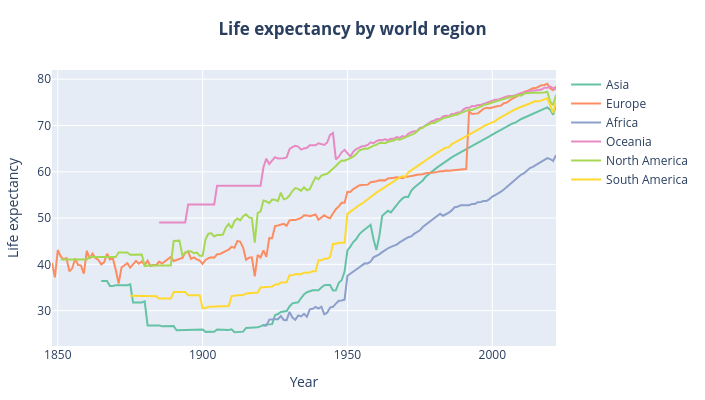

Notebook code for this chart:
### Code cell
df_regions_life = df_regions_life[df_regions_life['Year'] >= START_YEAR]

data = [ go.Scatter(
                x=df_regions_life[df_regions_life['World region'] == region]['Year'],
                y=df_regions_life[df_regions_life['World region'] == region]['Life expectancy at birth'],
                mode='lines', 
                name=region,
                marker=dict(
                    color=colors_hex[region]
                    )
                ) 
        for region in regions]

layout = go.Layout(
    title = '<b>Life expectancy by world region</b>',
    title_x = 0.5,
    xaxis = dict(title='Year'),
    yaxis = dict(title='Life expectancy'),
    width=WIDTH,
    height=HEIGHT-100,
    margin=dict(l=20, r=20, t=70, b=20)
    )

fig = go.Figure(data=data, layout=layout)

pyo.plot(fig, filename='lines_life.html', config=dict(displayModeBar=True), auto_open=False)
fig.show()

### Figure 1 — Plotly figure (JSON) as saved in the notebook; plotly's stock layout.template omitted (floating-point values rounded to 4 significant figures; data arrays with more than 128 entries replaced by an {"elided": "..."} marker saying what was removed)
{"data": [{"marker": {"color": "#66c2a5"}, "mode": "lines", "name": "Asia", "type": "scatter", "x": {"elided": "158 int values"}, "y": {"elided": "158 float values"}}, {"marker": {"color": "#fc8d62"}, "mode": "lines", "name": "Europe", "type": "scatter", "x": {"elided": "175 int values"}, "y": {"elided": "175 float values"}}, {"marker": {"color": "#8da0cb"}, "mode": "lines", "name": "Africa", "type": "scatter", "x": [1921, 1922, 1923, 1924, 1925, 1926, 1927, 1928, 1929, 1930, 1931, 1932, 1933, 1934, 1935, 1936, 1937, 1938, 1939, 1940, 1941, 1942, 1943, 1944, 1945, 1946, 1947, 1948, 1949, 1950, 1951, 1952, 1953, 1954, 1955, 1956, 1957, 1958, 1959, 1960, 1961, 1962, 1963, 1964, 1965, 1966, 1967, 1968, 1969, 1970, 1971, 1972, 1973, 1974, 1975, 1976, 1977, 1978, 1979, 1980, 1981, 1982, 1983, 1984, 1985, 1986, 1987, 1988, 1989, 1990, 1991, 1992, 1993, 1994, 1995, 1996, 1997, 1998, 1999, 2000, 2001, 2002, 2003, 2004, 2005, 2006, 2007, 2008, 2009, 2010, 2011, 2012, 2013, 2014, 2015, 2016, 2017, 2018, 2019, 2020, 2021, 2022], "y": [26.75, 26.76, 28.06, 28.15, 28.15, 28.15, 28.84, 27.99, 27.95, 29.73, 28.52, 28.03, 28.98, 28.74, 29.3, 28.67, 30.29, 30.4, 30.82, 30.43, 30.85, 29.21, 29.56, 30.66, 30.83, 31.52, 32.15, 32.2, 32.37, 37.54, 38.03, 38.49, 38.96, 39.31, 39.78, 40.22, 40.19, 40.61, 41.51, 41.76, 42.16, 42.64, 43.11, 43.48, 43.78, 43.95, 44.27, 44.75, 45.04, 45.5, 45.86, 46.04, 46.57, 46.93, 47.36, 48.06, 48.57, 48.98, 49.52, 50.04, 50.49, 50.92, 50.51, 50.78, 51.18, 51.66, 52.33, 52.43, 52.76, 52.75, 52.73, 52.77, 53.06, 53.05, 53.42, 53.46, 53.67, 53.67, 54.09, 54.65, 54.97, 55.31, 55.72, 56.17, 56.64, 57.23, 57.81, 58.34, 58.76, 59.39, 59.7, 60.37, 60.8, 61.04, 61.41, 61.79, 62.11, 62.64, 62.97, 62.75, 62.33, 63.57]}, {"marker": {"color": "#e78ac3"}, "mode": "lines", "name": "Oceania", "type": "scatter", "x": {"elided": "138 int values"}, "y": {"elided": "138 float values"}}, {"marker": {"color": "#a6d854"}, "mode": "lines", "name": "North America", "type": "scatter", "x": {"elided": "172 int values"}, "y": {"elided": "172 float values"}}, {"marker": {"color": "#ffd92f"}, "mode": "lines", "name": "South America", "type": "scatter", "x": {"elided": "148 int values"}, "y": {"elided": "148 float values"}}], "layout": {"height": 400, "margin": {"b": 20, "l": 20, "r": 20, "t": 70}, "title": {"text": "<b>Life expectancy by world region</b>", "x": 0.5}, "width": 705, "xaxis": {"title": {"text": "Year"}}, "yaxis": {"title": {"text": "Life expectancy"}}}}
